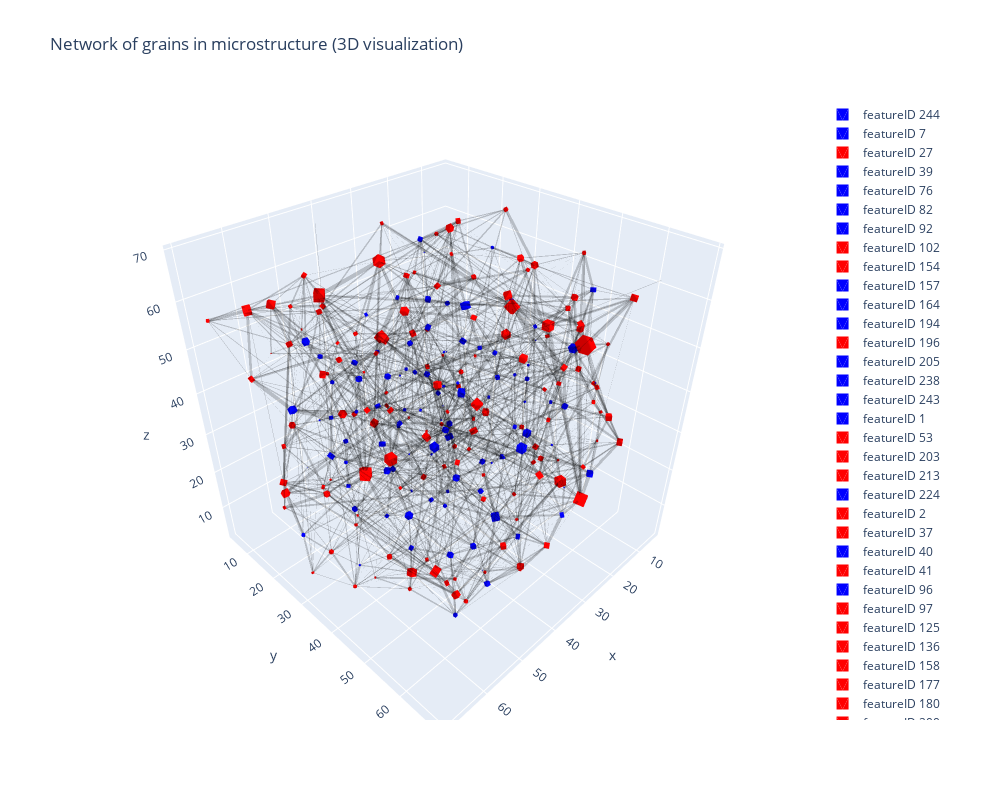

The notebook cell saved with this chart:
### Code cell
%matplotlib inline
if __name__ == '__main__':
    nx_graph = gen_graph(GEN_STRUCTURES_FILE)
    iplot(network_plot_3D(nx_graph, 0))
